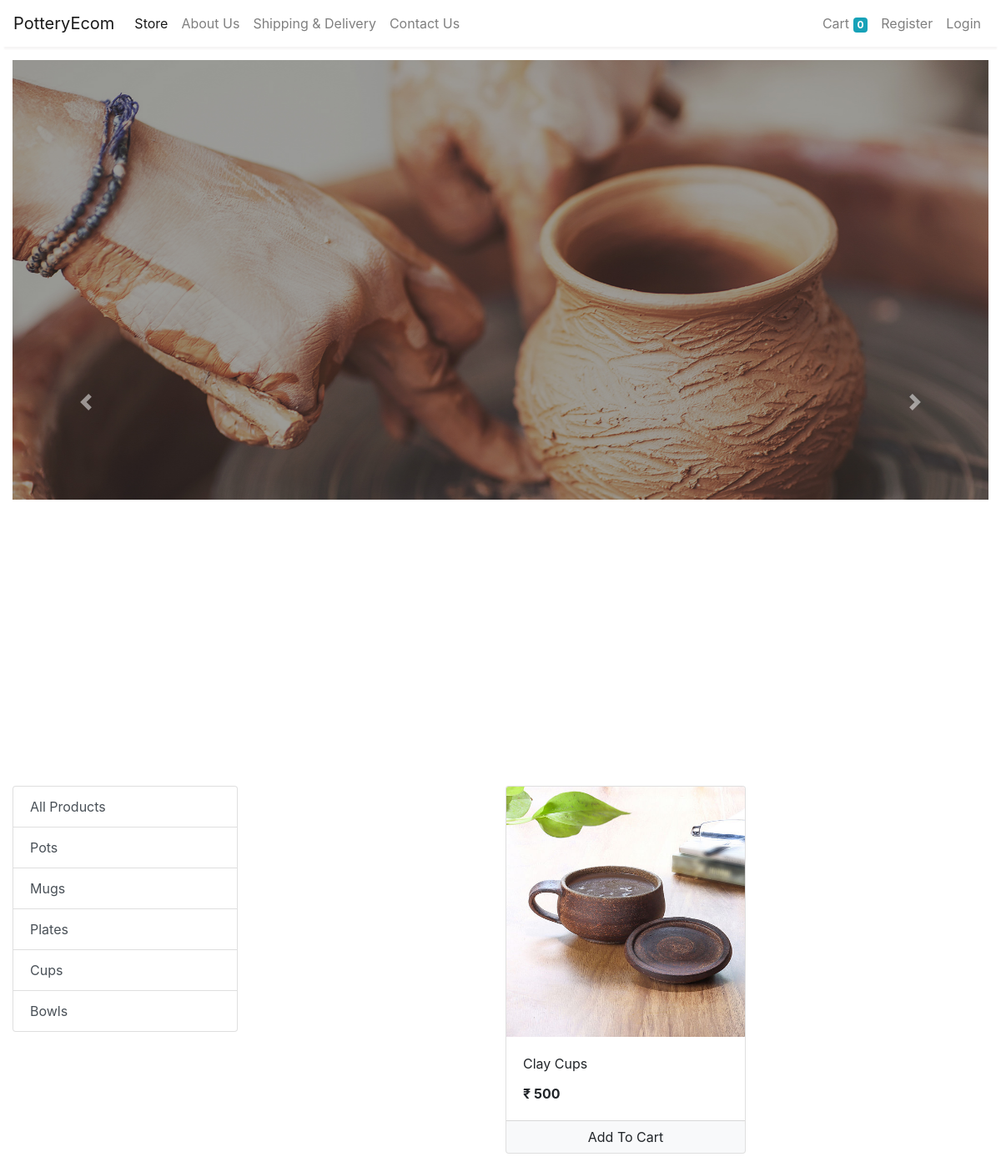
Page /store?category=8 on the committed database.
### store/models/category.py (models this page shows, shortened)
class Category(models.Model):
    name = models.CharField(max_length=20)
    @staticmethod
    def get_all_categories():
        return Category.objects.all()

### store/models/product.py (models this page shows, shortened)
class Product(models.Model):
    name = models.CharField(max_length=50)
    price = models.IntegerField(default=0)
    category = models.ForeignKey(Category, on_delete=models.CASCADE, default=1)
    description = models.CharField(max_length=200, default='' , null=True , blank=True)
    image = models.ImageField(upload_to='uploads/products/')
    @staticmethod
    def get_all_products_by_categoryid(category_id):
        if category_id:
            return Product.objects.filter(category = category_id)
        else:
            return Product.get_all_products()

### store/views/home.py (the view)
# urls.py: path('' , include('store.urls'))
def store(request):
    cart = request.session.get('cart')
    if not cart:
        request.session['cart'] = {}
    products = None
    categories = Category.get_all_categories()
    categoryID = request.GET.get('category')
    if categoryID:
        products = Product.get_all_products_by_categoryid(categoryID)
    else:
        products = Product.get_all_products()
    data = {}
    data['products'] = products
    data['categories'] = categories
    print('you are : ', request.session.get('email'))
    return render(request, 'index.html', data)

### store/templatetags/cart.py (called while the page is built)
@register.filter(name='is_in_cart')
def is_in_cart(product  , cart):
    keys = cart.keys()
    for id in keys:
        if int(id) == product.id:
            return True
    return False

### store/templatetags/custom_filter.py (called while the page is built)
@register.filter(name='currency')
def currency(number):
    return "₹ "+str(number)

### store/templates/index.html (shortened to what this page needs)
{% extends 'base.html' %}
{% block content %}
{% load static %}
{% load cart %}
{% load custom_filter %}
<div class="container-fluid mt-3">
	<div class="row">
		<div class="col-lg-12 mx-auto" style="margin-bottom: 50px";>
			<div id="carouselExampleIndicators" class="carousel slide" data-ride="carousel">
				<ol class="carousel-indicators">
				  <li data-target="#carouselExampleIndicators" data-slide-to="0" class="active"></li>
				  <li data-target="#carouselExampleIndicators" data-slide-to="1"></li>
				  <li data-target="#carouselExampleIndicators" data-slide-to="2"></li>
				</ol>
				<div class="carousel-inner" style="height: 820px;">
				  <div class="carousel-item active">
					<img src="{% static '/banner1.jpg' %}" class="d-block w-100" alt="Banner 1">
				  </div>
				</div>
				<a class="carousel-control-prev" href="#carouselExampleIndicators" role="button" data-slide="prev">
				  <span class="carousel-control-prev-icon" aria-hidden="true"></span>
				</a>
				<a class="carousel-control-next" href="#carouselExampleIndicators" role="button" data-slide="next">
				  <span class="carousel-control-next-icon" aria-hidden="true"></span>
				</a>
			</div>
		</div>
	</div>
	<div class="row">
		<div class="col-lg-3 mx-auto">
			<div class="list-group">
				<a href="/" class="list-group-item list-group-item-action">All Products</a>
				{% for category in categories %}
				<a href="/?category={{category.id}}"
					class="list-group-item list-group-item-action">{{category.name}}</a>
				{% endfor %}
			</div>
		</div>
		<div id='products' class="col-lg-9 mx-auto">
			<div class="row mx-auto">
				{% for product in products %}
				<div class="card mx-auto mb-3" id={{product.id}} style="width: 18rem;">
					<img class="card-img-top" src="{{product.image.url}}" alt="Card image cap" height="300px" width=auto>
					<div class="card-body">
						<p class="card-title">{{product.name}}</p>
						<p class="card-text"><b>{{product.price|currency}}</b></p>
					</div>
					<div class="card-footer p-0 no-gutters">
						{% if product|is_in_cart:request.session.cart %}
						<div class="row no-gutters">
							<form action="/#{{product.id}}" class="col-2 " method="post">
								{% csrf_token %}
								<input hidden type="text" name='product' value='{{product.id}}'>
								<input hidden type="text" name='remove' value='True'>
								<input type="submit" value=" - " class="btn btn-block btn-light border-right">
							</form>
							<div class="text-center col">{{product|cart_quantity:request.session.cart}} in Cart</div>
							<form action="/#{{product.id}}" class="col-2 " method="post">
								{% csrf_token %}
								<input hidden type="text" name='product' value='{{product.id}}'>
								<input type="submit" value=" + " class="btn btn-block btn-light border-left">
							</form>
						</div>
						{% else %}
						<form action="/#{{product.id}}" method="POST" class="btn-block">
							<input type="submit" class="float-right btn btn-light  form-control"
								value="Add To Cart">
						</form>
						{% endif %}
					</div>
				</div>
				{% endfor %}
			</div>
		</div>
	</div>
</div>
{% endblock %}

### rows in the picture
Category: name "Pots"
Category: name "Mugs"
Category: name "Plates"
Category: name "Cups"
Category: name "Bowls"
Product: image (picture), name "Clay Cups", price "₹ 500"

### other values in the picture
{{ request.session.cart.keys|length }} "0"
